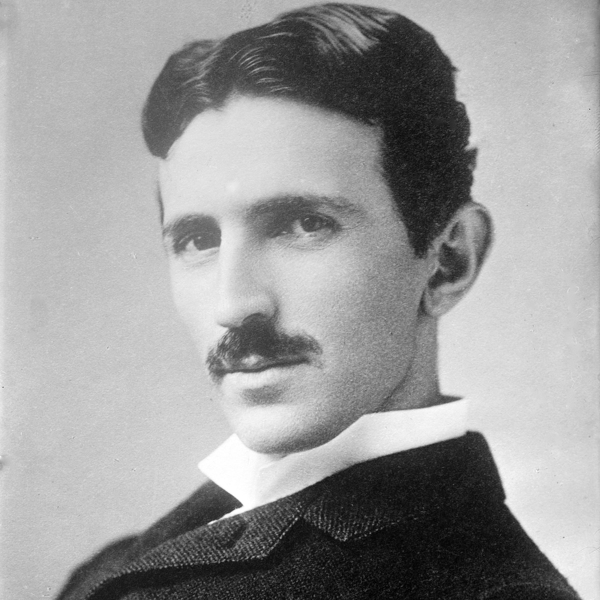
#> input picture Histogram equalization/tesla.jpg, 1200 x 1200 px (shown at 1/2 size)
$ jupyter execute 'Histogram Equalization (Scratch).ipynb'
#> lines starting #> are read from the running program, lines starting #| are printed output that depends on the picture
<h5 align= "right"> Felix Filipi - 2301877590</h5><hr>
<h2 align="center"> Assignment 1 </h2>
<h2 align="center"> Computer Vision </h2>
<hr>

<br><h3>1. WHAT IS IMAGE HISTOGRAM, AND HOW TO TELL WHETHER AN IMAGE HAVE A GOOD CONTRAST FROM ITS HISTOGRAM.</h3>

Image Histogram adalah representasi grafis yang menggambarkan hubungan antara intensitas masing-masing pixel dalam sebuah gambar. Histogram direpresentasikan dalam bentuk bin atau diagram batang yang mana setiap bin mewakili frekuensi / intensitas setiap rentang nilai tertentu. Jika kita ingin <b>meningkatkan kontras</b> maka kita perlu untuk meningkatkan standard deviasi dari histogram frekuensi, sehingga dapat memberikan kontras yang lebih tinggi karena akan membuat frekuensi dari masing masing pixel menjadi lebih merata. Sedangkan untuk <b>mengurangi kontras</b> maka kita perlu untuk mengurangi standard deviasinya sehingga dapat memberikan contrast yang lebih rendah pula, karena frekuensi dari pixel akan menjadi lebih terkonsentrasi pada sebuah puncak primer.

<h5 align="center">Gambar di kiri memiliki standard deviasi rendah, sehingga gambar lebih terkonsentrasi pada puncak primer yang menyebabkan gambar memiliki kontras yang rendah. Sedangkan gambar di kanan memiliki standard deviasi tinggi, sehingga memiliki gambar yang lebih terkonsentrasi pada puncak sekunder atau dengan kata lain lebih merata dibandingkan gambar di kiri, sehingga hal ini menyebabkan kontras menjadi lebih baik.</h5>

Sehingga dari penjelasan tersebut, didapatkan kesimpulan bahwa dengan membuat <b>pixel menjadi lebih merata</b> (membuat rentang dan puncak sekunder menjadi lebih menonjol), maka kita dapat <b>meningkatkan kontras</b>. Sedangkan dengan membuat <b>lebih banyak pixel terkonsentrasi ke puncak primer</b> maka kita dapat <b>mengurangi kontras</b> dari gambar. <hr>

<h3>2. LET SAY YOU HAVE A HISTOGRAM OF A LOW CONTRAST IMAGE AS IT IS SHOWN IN THE 	FOLLOWING FIGURE, CAN YOU SKETCH A TRANSFORMATION THAT WILL LIKELY IMPROVE THE 	IMAGE CONTRAST.</h3>

Seperti kita ketahui, dari gambar tersebut dapat diambil kesimpulan bahwa kontras dari gambar rendah karena memiliki puncak primer yang tinggi, yang berarti kontrasnya buruk. Oleh karena itu kita perlu untuk mentransformasi gambar tersebut menjadi gambar dengan kontras yang lebih baik. Ini dapat dilakukan dengan banyak teknik transformasi, namun kita akan membahas mengenai transformasi histogram equalization.

Histogram equalization sendiri adalah sebuah transformasi yang bekerja dengan cara mendistribusikan ulang nilai frekuensi setiap pixel sehingga dapat meregangkan kontras untuk menghasilkan gambar dengan kontras yang lebih baik. Cara kerja Transformasi ini adalah sebagai berikut:

1. Pastikan gambar dalam grayscale.
2. Cari nilai frekuensi setiap pixel.
3. Karena kita akan melakukan cumsum, nilainya tentu saja akan sangat besar, oleh karena itu kita perlu untuk melakukan normalisasi pada masing masing pixel dulu, sehingga menghasilkan nilai antara 0-255 dengan cara:

<h1 align="center">$norm = \dfrac{array}{total}$</h1>

4. Lakukan cumulative sum (bisa dilihat di code nomor 3):

<h1 align="center"> $cs = cumsum(norm)$ </h1>

5. Buat transformasi dengan formula sebagai berikut:

<h1 align="center"> $round(cs \times L-1)$</h1>

<h5 align="center">from:</h5>

6. Apply transfrom ke masing masing pixel.

<b>*Note:</b>

$L-1$ disini maksudnya adalah $2^{bit}-1 $
<hr>

<h3>3. WRITE A PROGRAM (IN PYTHON NOTEBOOK) THAT PERFORMS HISTOGRAM EQUALIZATION 	ON A GRAYSCALE IMAGE. YOUR PROGRAM SHOULD :

    1 COMPUTE THE HISTOGRAM OF THE INPUT IMAGE;
    2 COMPUTE THE HISTOGRAM OF THE EQUALIZED IMAGE;
    3 DISPLAY (AND PRINT) THE ORIGINAL AND EQUALIZED IMAGES AS WELL AS THEIR CORRESPONDING
    HISTOGRAMS, ALL IN ONE FIGURE.

YOU MAY USE OPENCV TO QUICKLY IMPLEMENT THE 	PROGRAM. </h3>

[cell 1]
import matplotlib.pyplot as plt
import numpy as np
from PIL import Image

img = Image.open('tesla.jpg') #get image
#> img is the input picture: PIL image 1200x1200 L; min 0, max 255, mean 155
img = img.resize((512,512)) #resize image
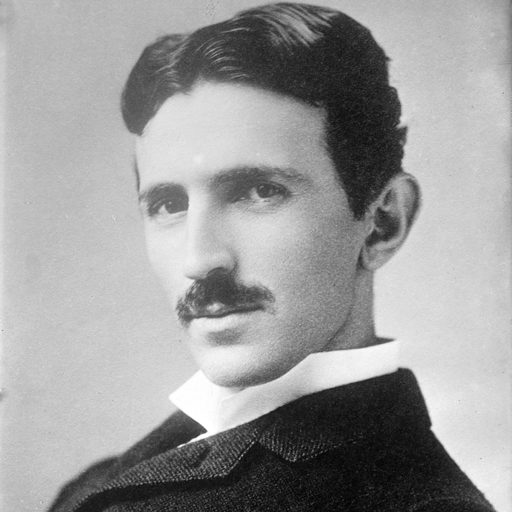
#> img: PIL image 512x512 L; min 2, max 255, mean 155
img_array = np.asarray(img) #convert to array

hist = np.zeros(256)

#loop through pixels and return it as list of pixel freq
for pixel in img_array.flatten():
    hist[pixel]+=1
#> this loop made 262144 passes
#> pixel on passes 1 to 3: 178, 178, 178
#> after the loop, hist = 256 values, max 4997 at index 199, min 0 at index 0, mean 1024

#normalize each hist
total_pixels = np.sum(hist)
#> total_pixels = 262144
normalized_hist = hist/total_pixels
#> normalized_hist = 256 values, max 0.0191 at index 199, min 0 at index 0, mean 0.00391

#Cumulative summation
iter_hist = iter(normalized_hist)
cum_sum = [next(iter_hist)]
#> cum_sum = [0]
for i in iter_hist:
    cum_sum.append(cum_sum[-1] + i)
#> this loop made 255 passes
#> i on passes 2 to 4: 1.53e-05, 1.91e-05, 4.96e-05
#> after the loop, cum_sum = 256 values from 0 to 1

cum_sum = np.array(cum_sum)

#Formula (explained in 2.6)
transform = np.floor(255 * cum_sum).astype(np.uint8) #2^8 -1 = 255
#> transform = 256 values from 0 to 255

out_list = list(img_array.flatten()) #convert 2D to 1D
#> out_list = 262144 items

# transform each pixel
out_img = [transform[p] for p in out_list]
#> out_img = 262144 items

# reshape and return into img_array (for picture)
out_img_array = np.reshape(np.asarray(out_img), img_array.shape)
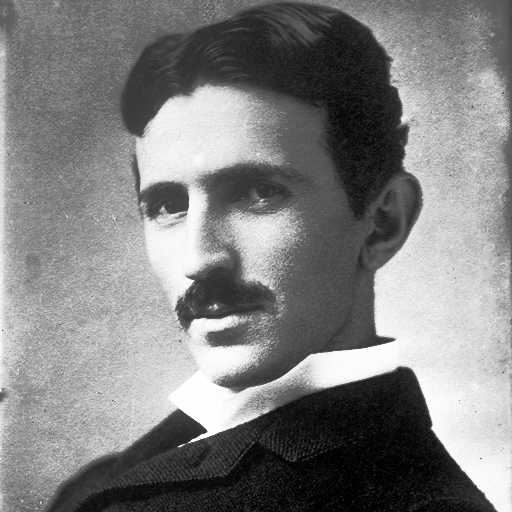
#> out_img_array: shape (512, 512); min 0, max 255, mean 128.1

#plot image
plt.figure(figsize=(16,16))
plt.subplot(2,2,1)
plt.title("Source Image")
plt.yticks([]),plt.xticks([])
plt.imshow(img, cmap='gray')

plt.subplot(2,2,2)
plt.title("Result Image")
plt.yticks([]),plt.xticks([])
plt.imshow(out_img_array, cmap="gray")

#plot histogram
plt.subplot(2,2,3)
plt.title("Source_Histogram")
plt.xlabel("Pixels")
plt.ylabel("Intensity")
plt.hist(img_array.flatten(),color="red", bins=50)

plt.subplot(2,2,4)
plt.title("Result_Histogram")
plt.xlabel("Pixels")
plt.ylabel("Intensity")
plt.hist(out_img, color="blue",bins=50)

print('Source Image = ',img_array)
#> (printed output is left out)
print('Result Image = ', out_img_array)
#> (printed output is left out)
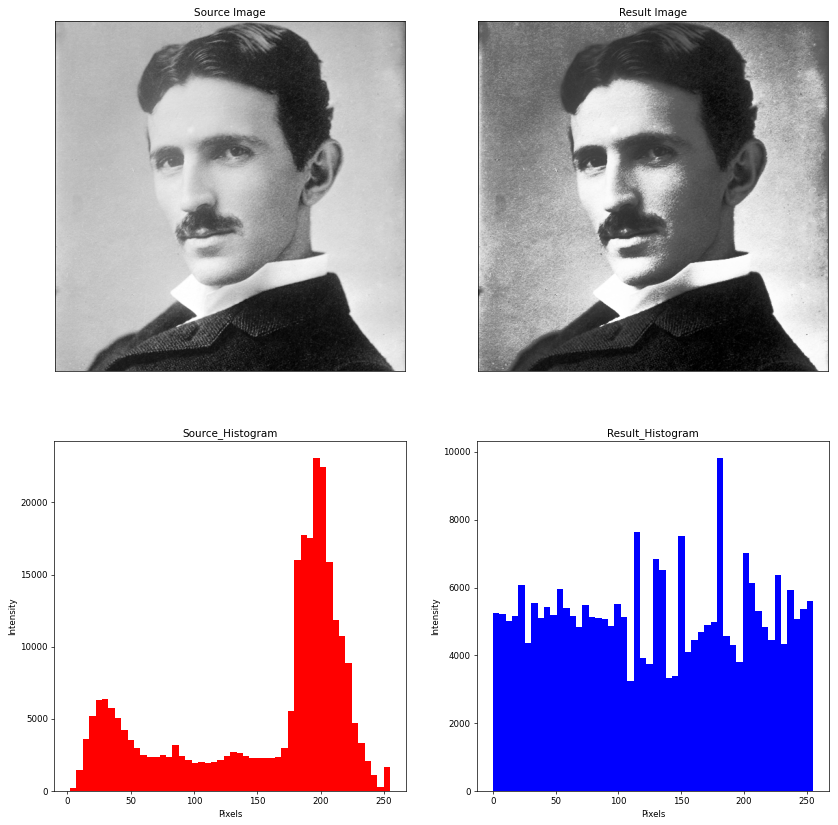
#> figure drawn by matplotlib, 4 panels; panel 3: tallest bar 23105 high, from x = 194.3 to 199.3; panel 4: tallest bar 9831 high, from x = 178.5 to 183.6
